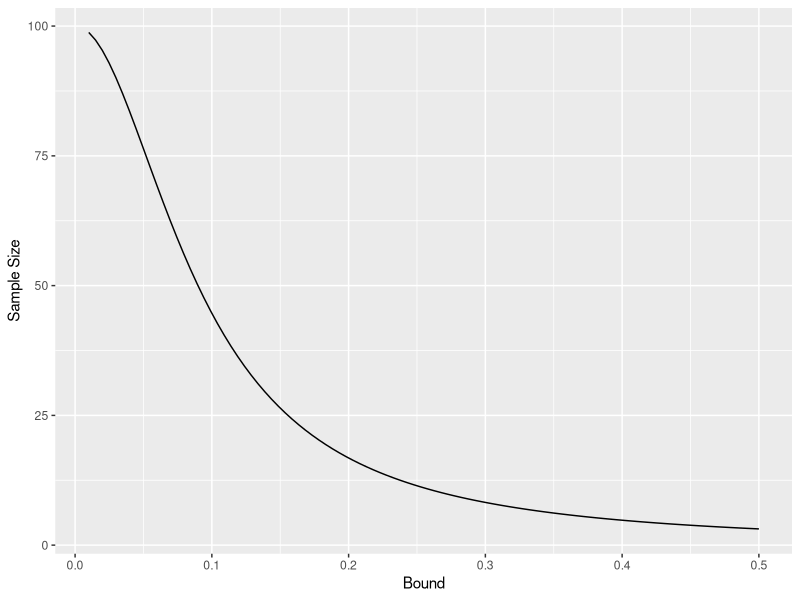

Here is the R script that generated this plot:
## ---- chunk 1
N <- 100
(cavities <- c(0, 4, 2, 3, 2, 0, 3, 4, 1, 1))
n <- length(cavities)
mu <- mean(cavities)
se <- round(sqrt(var(cavities)/n*(N-n)/N), 3)
## ---- chunk 2
library(ggplot2)
library(dplyr)
Bound <- seq(0.01, 0.5, length.out = 100)
ss <- N*se^2/((N-1)*Bound^2/4 + se^2)
data.frame(Bound, ss) %>% 
  ggplot(aes(x=Bound, y=ss)) + geom_line() + labs(y = "Sample Size")
